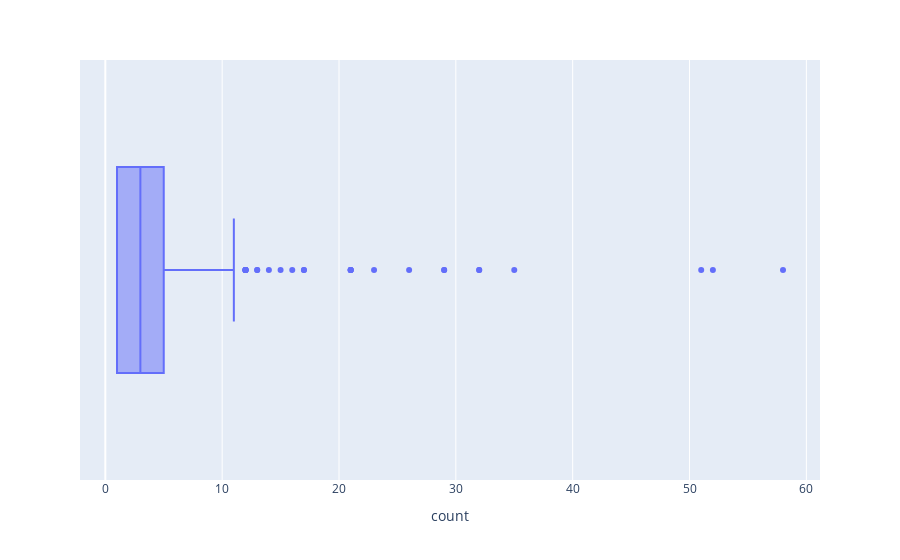

Notebook code for this chart:
### Code cell
px.box(df["author"].value_counts(), x="count")

### Figure 1 — Plotly figure (JSON) as saved in the notebook; plotly's stock layout.template omitted (floating-point values rounded to 4 significant figures; data arrays with more than 128 entries replaced by an {"elided": "..."} marker saying what was removed)
{"data": [{"alignmentgroup": "True", "hovertemplate": "count=%{x}<extra></extra>", "legendgroup": "", "marker": {"color": "#636efa"}, "name": "", "notched": false, "offsetgroup": "", "orientation": "h", "showlegend": false, "type": "box", "x": {"elided": "372 int values"}, "x0": " ", "xaxis": "x", "y0": " ", "yaxis": "y"}], "layout": {"autosize": true, "boxmode": "group", "legend": {"tracegroupgap": 0}, "margin": {"t": 60}, "xaxis": {"anchor": "y", "autorange": true, "domain": [0, 1], "range": [-2.167, 61.17], "title": {"text": "count"}, "type": "linear"}, "yaxis": {"anchor": "x", "autorange": true, "domain": [0, 1], "range": [-0.5, 0.5], "type": "category"}}}
